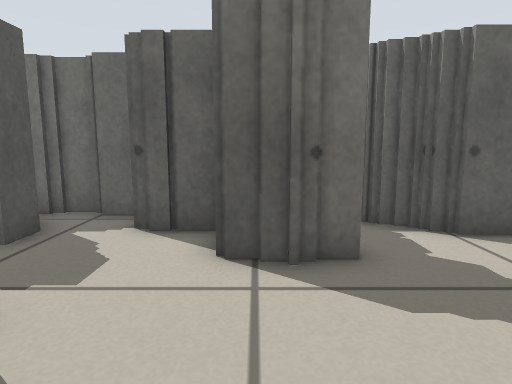
View 1 (above)

17 first-person views from a walk through a Stage world. The camera is 0.45 m above the floor, tilts 8° down and sees 75° across. Floor lines are 1 m apart. The floor is counted in squares, 0.25 m on a side. Each view is taken from the middle of a square. On the plan, view 1 faces up. The plan holds only what a view shows up to about 17 squares ahead; the rest is blank. The place goes on beyond the plan. The robots in the file are not drawn.

View 2
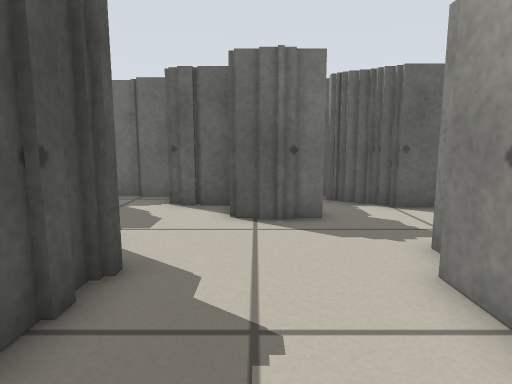

View 3
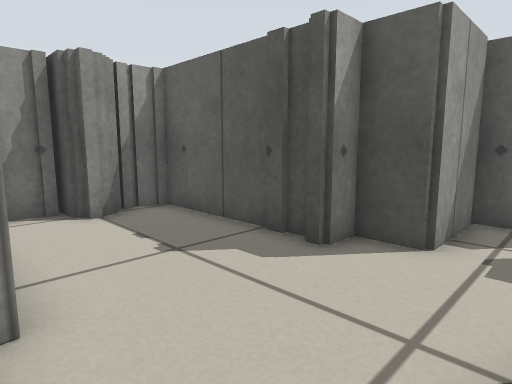

View 4
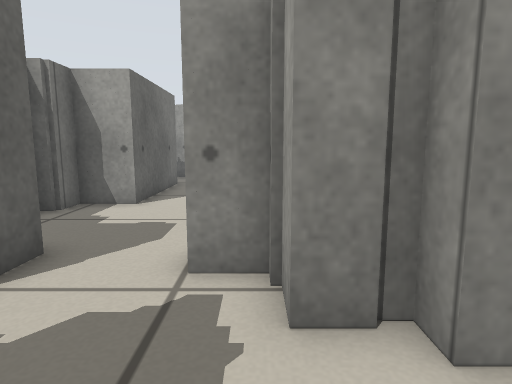

View 5
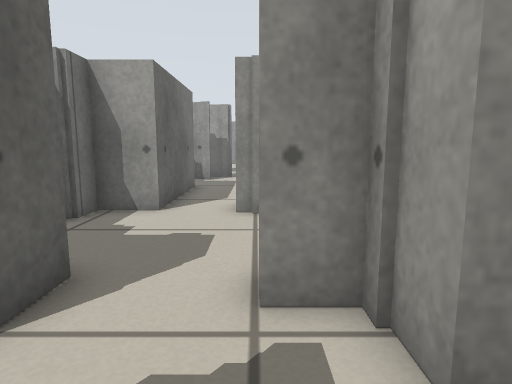

View 6
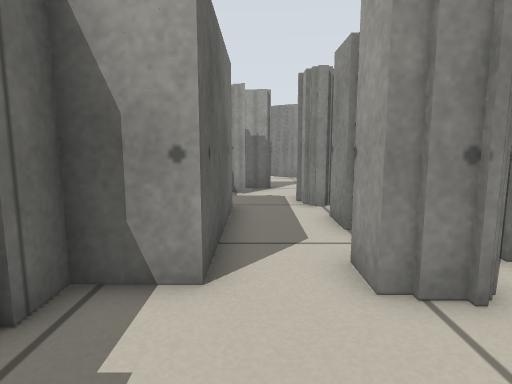

View 7
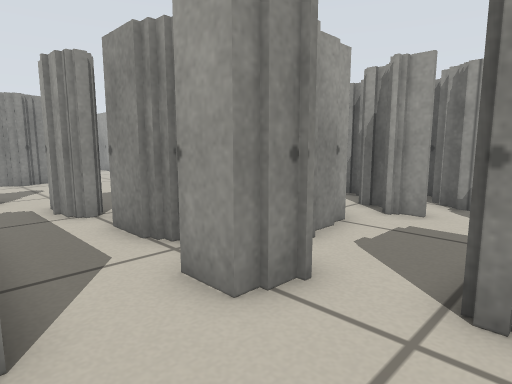

View 8
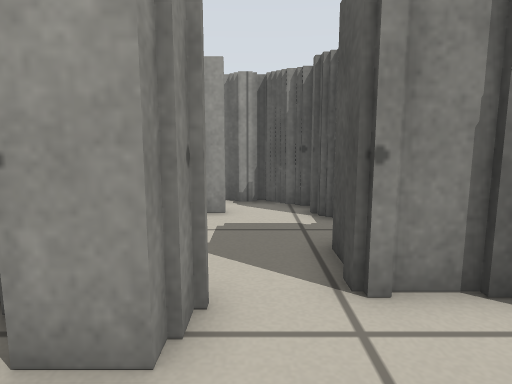

View 9
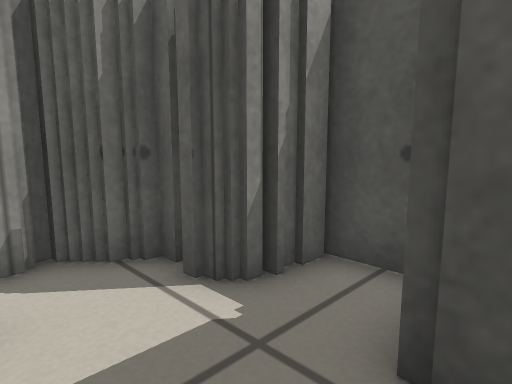

View 10
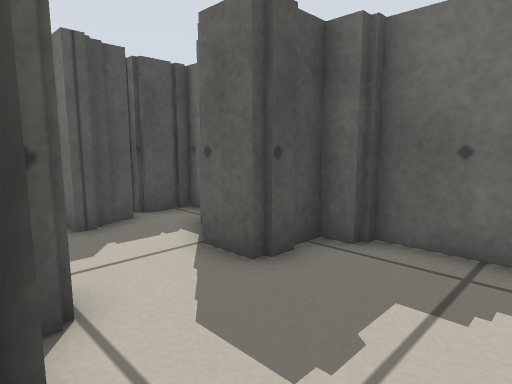

View 11
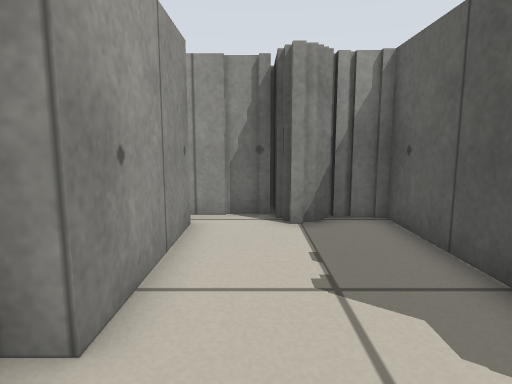

View 12
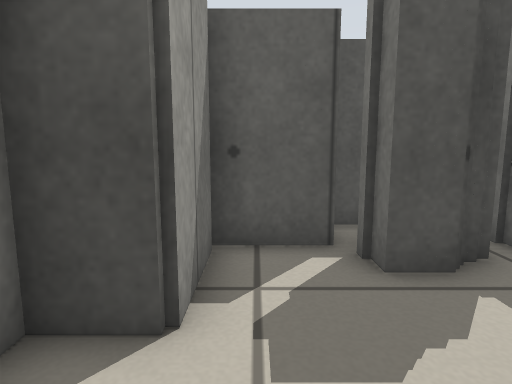

View 13
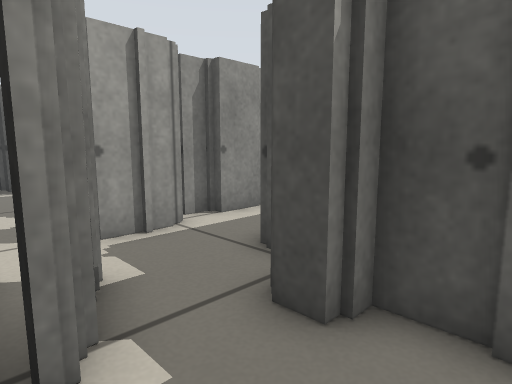

View 14
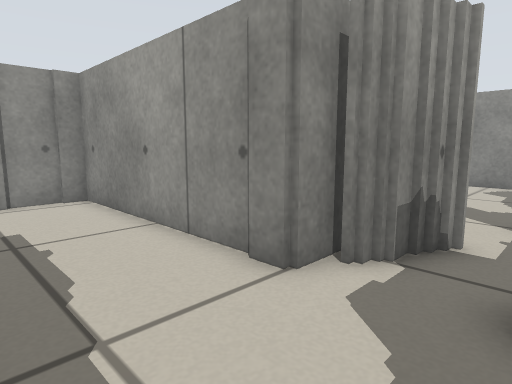

View 15
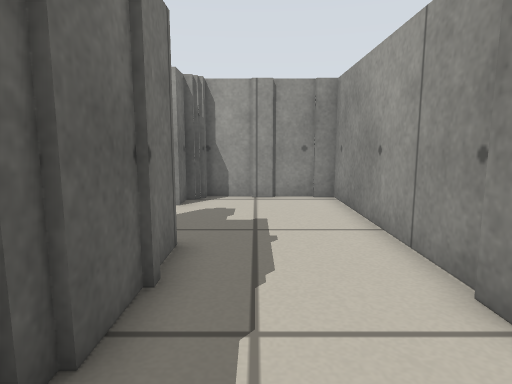

View 16
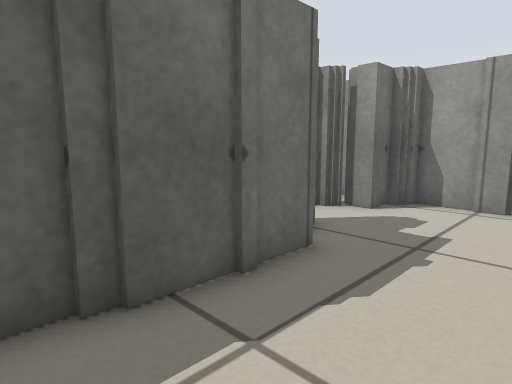

View 17
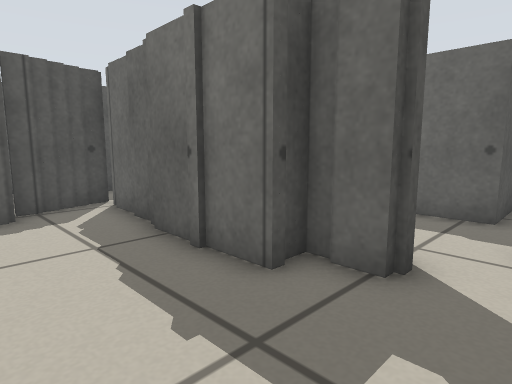

### Floor plan
Key: @ floor where view 1 was taken; # wall or solid block; . floor.
Columns run from 6 left of view 1 to 29 right of it. Each row starts with its distance up from view 1.
 19                              ###
 18                              ...
 17                               ..
 16                               ..#  #
 15                              ##. # #
 14                       #########..###
 13                       #...####.....#
 12                       #............#
 11                       ##...........#
 10                       ##.......... #
  9  ###   ##  #####      ##..##########
  8  # #   ### # ..##     ##.##
  7  #.#####.### ...#######..##
  6 ##...###................##
  5 #....###........# ....###
  4 #...............########
  3 ####.....######.##   #
  2    ##....#   ##..#
  1     #....#   ##..#
  0     #.@..###.....#
 -1     #....#####...#
 -2     #....#   ##.##
 -3     #....#   ##..#
 -4     ###..#    ####
 -5      #####

Positions as (right, up) in squares from view 1, and headings:
1: (0, 0), facing up
2: (0, -3), facing up
3: (3, 5), facing down-left
4: (0, 3), facing right
5: (1, 4), facing right
6: (6, 6), facing right
7: (7, 7), facing down-right
8: (9, 7), facing down
9: (10, 2), facing down-left
10: (9, 3), facing up-left
11: (1, 4), facing down
12: (0, 4), facing left
13: (20, 11), facing down-left
14: (17, 13), facing down-right
15: (17, 12), facing right
16: (18, 10), facing up-right
17: (26, 10), facing up-left
